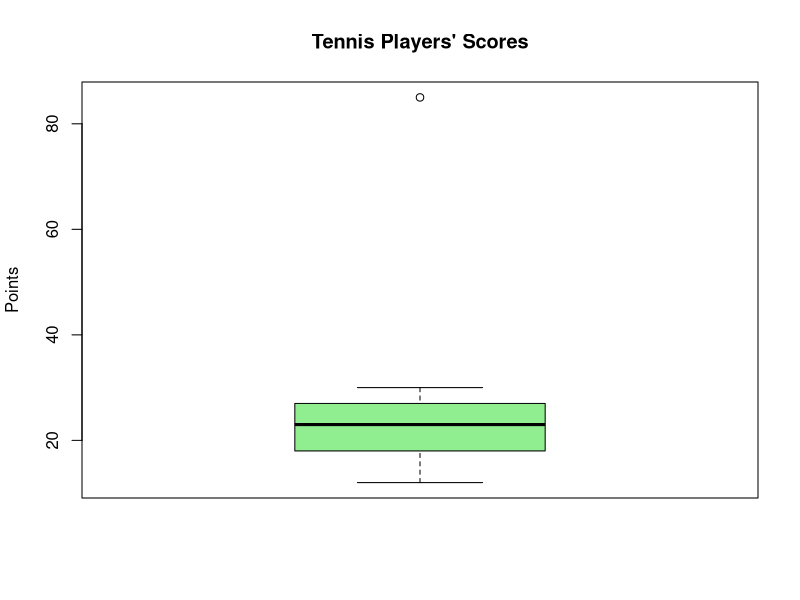

R code for this plot:
points <- c(12, 15, 18, 20, 22, 24, 25, 27, 30, 85)

boxplot(points,
        main = "Tennis Players' Scores",
        ylab = "Points",
        col = "lightgreen")

# Identify outliers
boxplot.stats(points)$out
